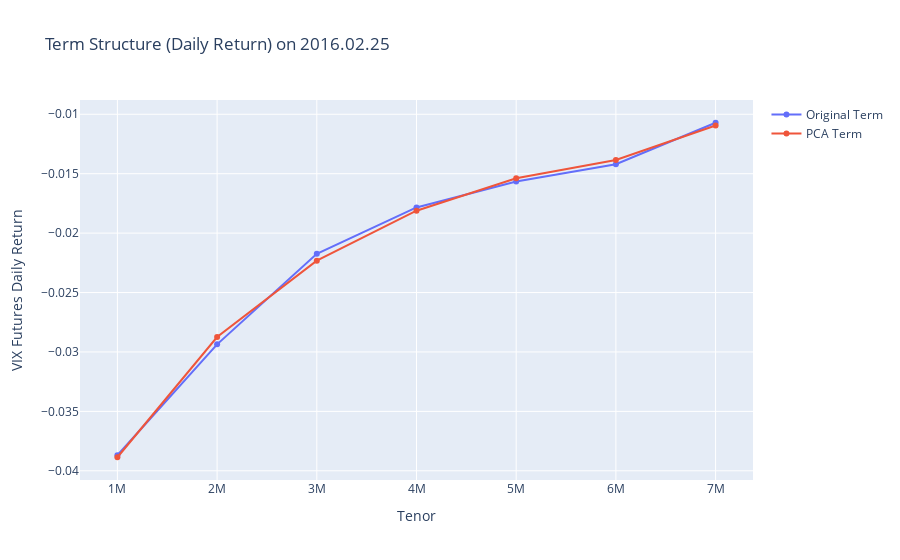
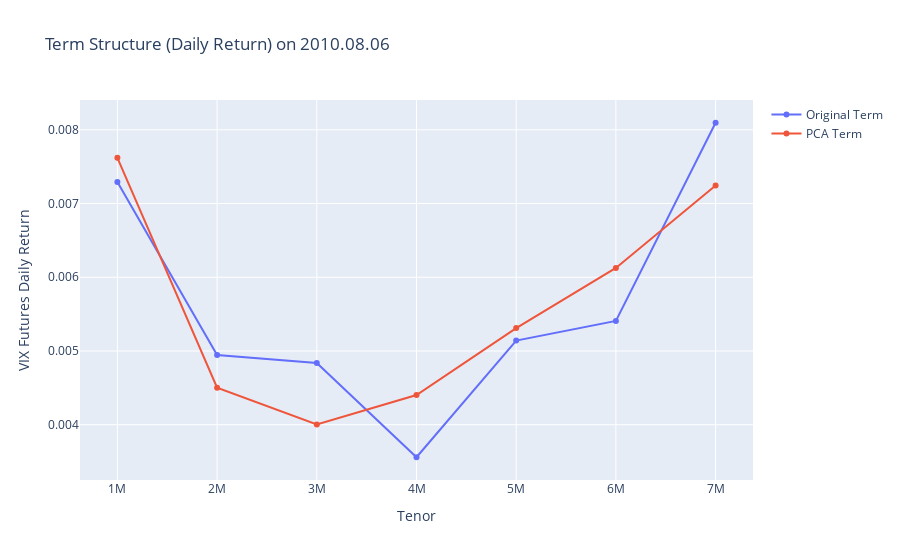
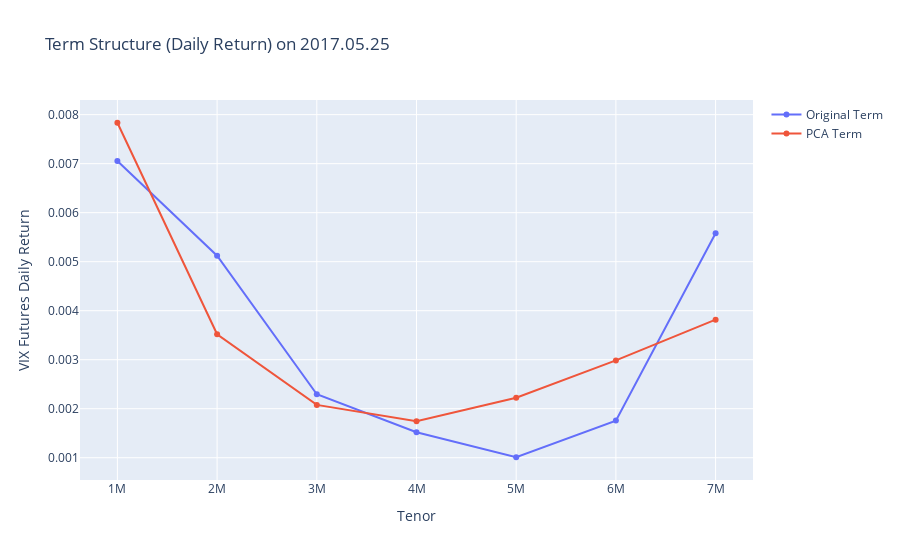

Notebook code for these charts, in order:
### Markdown cell above
## How good is the reconstructed time series

### Code cell
Tenor=[22,44,66,88,110,132,154]
label=['1M','2M','3M','4M','5M','6M','7M']

for testdate in np.random.choice(reconst.index, size=3, replace=False):
    ts = pd.to_datetime(str(testdate)) 
    d = ts.strftime('%Y.%m.%d')
    termPCA=reconst.loc[testdate].tolist()
    term=termdiff.dropna().loc[testdate].tolist()
    fig = go.Figure()
    fig.add_scatter(x=label, y=term,name='Original Term')
    fig.add_scatter(x=label, y=termPCA,name='PCA Term')
    fig.update_xaxes(title_text='Tenor')
    fig.update_yaxes(title_text='VIX Futures Daily Return')
    fig.update_layout(title='Term Structure (Daily Return) on '+d)
    fig.show()

### Figure 1 — Plotly figure (JSON) as saved in the notebook; plotly's stock layout.template omitted (floating-point values rounded to 4 significant figures)
{"data": [{"name": "Original Term", "type": "scatter", "x": ["1M", "2M", "3M", "4M", "5M", "6M", "7M"], "y": [-0.03869, -0.02936, -0.02174, -0.01784, -0.01566, -0.01421, -0.01071]}, {"name": "PCA Term", "type": "scatter", "x": ["1M", "2M", "3M", "4M", "5M", "6M", "7M"], "y": [-0.03886, -0.02875, -0.02232, -0.01811, -0.01538, -0.01385, -0.01094]}], "layout": {"title": {"text": "Term Structure (Daily Return) on 2016.02.25"}, "xaxis": {"title": {"text": "Tenor"}}, "yaxis": {"title": {"text": "VIX Futures Daily Return"}}}}

### Figure 2 — Plotly figure (JSON) as saved in the notebook; plotly's stock layout.template omitted (floating-point values rounded to 4 significant figures)
{"data": [{"name": "Original Term", "type": "scatter", "x": ["1M", "2M", "3M", "4M", "5M", "6M", "7M"], "y": [0.007293, 0.004945, 0.004836, 0.003559, 0.00514, 0.005408, 0.008096]}, {"name": "PCA Term", "type": "scatter", "x": ["1M", "2M", "3M", "4M", "5M", "6M", "7M"], "y": [0.00762, 0.004503, 0.004003, 0.004403, 0.005311, 0.006126, 0.007244]}], "layout": {"title": {"text": "Term Structure (Daily Return) on 2010.08.06"}, "xaxis": {"title": {"text": "Tenor"}}, "yaxis": {"title": {"text": "VIX Futures Daily Return"}}}}

### Figure 3 — Plotly figure (JSON) as saved in the notebook; plotly's stock layout.template omitted (floating-point values rounded to 4 significant figures)
{"data": [{"name": "Original Term", "type": "scatter", "x": ["1M", "2M", "3M", "4M", "5M", "6M", "7M"], "y": [0.007053, 0.005123, 0.002295, 0.001521, 0.00101, 0.001757, 0.00558]}, {"name": "PCA Term", "type": "scatter", "x": ["1M", "2M", "3M", "4M", "5M", "6M", "7M"], "y": [0.007835, 0.003519, 0.002078, 0.001746, 0.002225, 0.002986, 0.003817]}], "layout": {"title": {"text": "Term Structure (Daily Return) on 2017.05.25"}, "xaxis": {"title": {"text": "Tenor"}}, "yaxis": {"title": {"text": "VIX Futures Daily Return"}}}}
